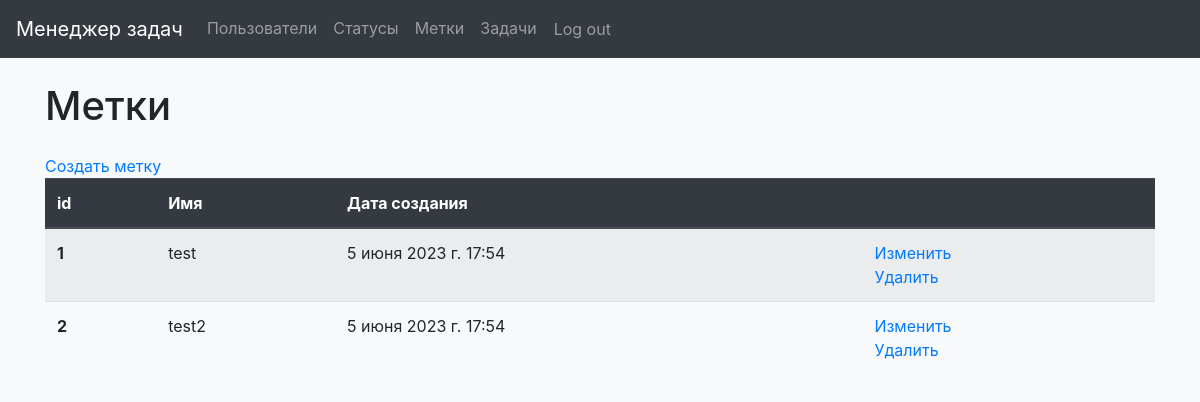
Page /labels/ (signed in) on the committed database.
### task_manager/labels/models.py (models this page shows, shortened)
class Label(models.Model):
    label_name = models.CharField(max_length=250)
    created_at = models.DateTimeField(auto_now_add=True)

### task_manager/labels/views.py (the view)
# urls.py: path('', LabelsListView.as_view(), name='labels'),
class LabelsListView(View):
    def get(self, request, *args, **kwargs):
        if request.user.is_authenticated:
            labels = Label.objects.all()
            return render(request, 'labels/labels.html', context={
                "labels": labels,
            })
        messages.error(request, gettext('You are not authorized! Please sign in.'))
        return redirect('/login')

### task_manager/templates/labels/labels.html (shortened to what this page needs)
{% extends 'navbar.html' %}
{% load i18n %}
{% block content %}
<body class="bg-light">
  <div class="container wrapper flex-grow-1">
      <h1 class="my-4">{% trans 'Labels' %}</h1>
      <a href="{% url 'create_label' %}">{% trans 'Create label' %}</a>
        <table class="table table-striped">
          <thead class="thead-dark">
            <tr>
              <th scope="col">id</th>
              <th scope="col">{% trans 'Name' %}</th>
              <th scope="col">{% trans 'Date of creation' %}</th>
              <th scope="col"> </th>
            </tr>
          </thead>
          <tbody>
          {% for label in labels %}
            <tr>
              <th scope="row">{{ label.id }}</th>
              <td>{{ label.label_name }}</td>
              <td>{{ label.created_at }}</td>
              <td>
                <a href="{% url 'update_label' id=label.id%}">{% trans 'Update' %}</a>
                    <br>
                <a href="{% url 'delete_label' id=label.id%}">{% trans 'Delete' %}</a>
              </td>
            </tr>
          {% endfor %}
          </tbody>
        </table>
  </div>
</body>
{% endblock %}

### rows in the picture
Label: id "1", label_name "test", created_at "5 июня 2023 г. 17:54"
Label: id "2", label_name "test2", created_at "5 июня 2023 г. 17:54"
